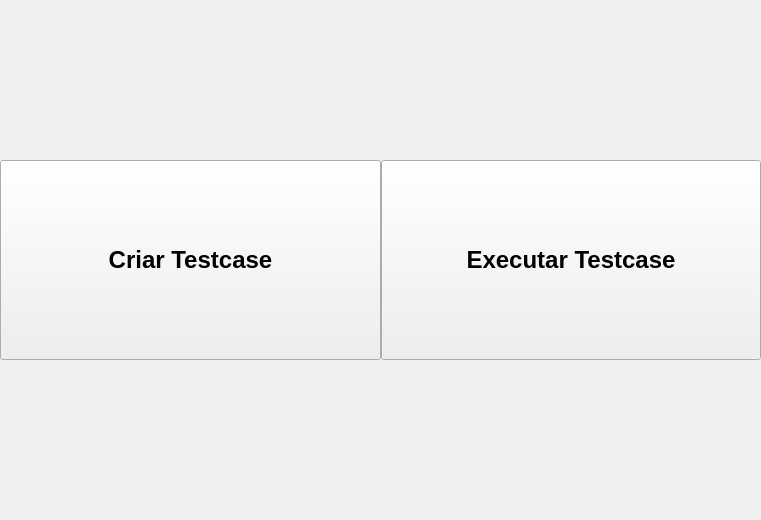
<?xml version="1.0" encoding="UTF-8"?>
<ui version="4.0">
 <class>MainWindow</class>
 <widget class="QMainWindow" name="MainWindow">
  <property name="geometry">
   <rect>
    <x>0</x>
    <y>0</y>
    <width>761</width>
    <height>520</height>
   </rect>
  </property>
  <property name="windowTitle">
   <string>MainWindow</string>
  </property>
  <widget class="QWidget" name="centralwidget">
   <layout class="QHBoxLayout" name="horizontalLayout">
    <property name="spacing">
     <number>0</number>
    </property>
    <property name="leftMargin">
     <number>0</number>
    </property>
    <property name="topMargin">
     <number>0</number>
    </property>
    <property name="rightMargin">
     <number>0</number>
    </property>
    <property name="bottomMargin">
     <number>0</number>
    </property>
    <item>
     <widget class="QFrame" name="frame">
      <property name="enabled">
       <bool>true</bool>
      </property>
      <property name="minimumSize">
       <size>
        <width>500</width>
        <height>320</height>
       </size>
      </property>
      <property name="styleSheet">
       <string notr="true"/>
      </property>
      <property name="frameShape">
       <enum>QFrame::NoFrame</enum>
      </property>
      <property name="frameShadow">
       <enum>QFrame::Raised</enum>
      </property>
      <layout class="QHBoxLayout" name="horizontalLayout_2">
       <property name="spacing">
        <number>0</number>
       </property>
       <property name="leftMargin">
        <number>0</number>
       </property>
       <property name="topMargin">
        <number>0</number>
       </property>
       <property name="rightMargin">
        <number>0</number>
       </property>
       <property name="bottomMargin">
        <number>0</number>
       </property>
       <item>
        <widget class="QPushButton" name="pushCriar">
         <property name="minimumSize">
          <size>
           <width>150</width>
           <height>200</height>
          </size>
         </property>
         <property name="font">
          <font>
           <pointsize>18</pointsize>
           <bold>true</bold>
          </font>
         </property>
         <property name="text">
          <string>Criar Testcase</string>
         </property>
        </widget>
       </item>
       <item>
        <widget class="QPushButton" name="pushExecutar">
         <property name="minimumSize">
          <size>
           <width>150</width>
           <height>200</height>
          </size>
         </property>
         <property name="font">
          <font>
           <pointsize>18</pointsize>
           <bold>true</bold>
          </font>
         </property>
         <property name="text">
          <string>Executar Testcase</string>
         </property>
        </widget>
       </item>
      </layout>
     </widget>
    </item>
   </layout>
  </widget>
 </widget>
 <resources/>
 <connections/>
</ui>
